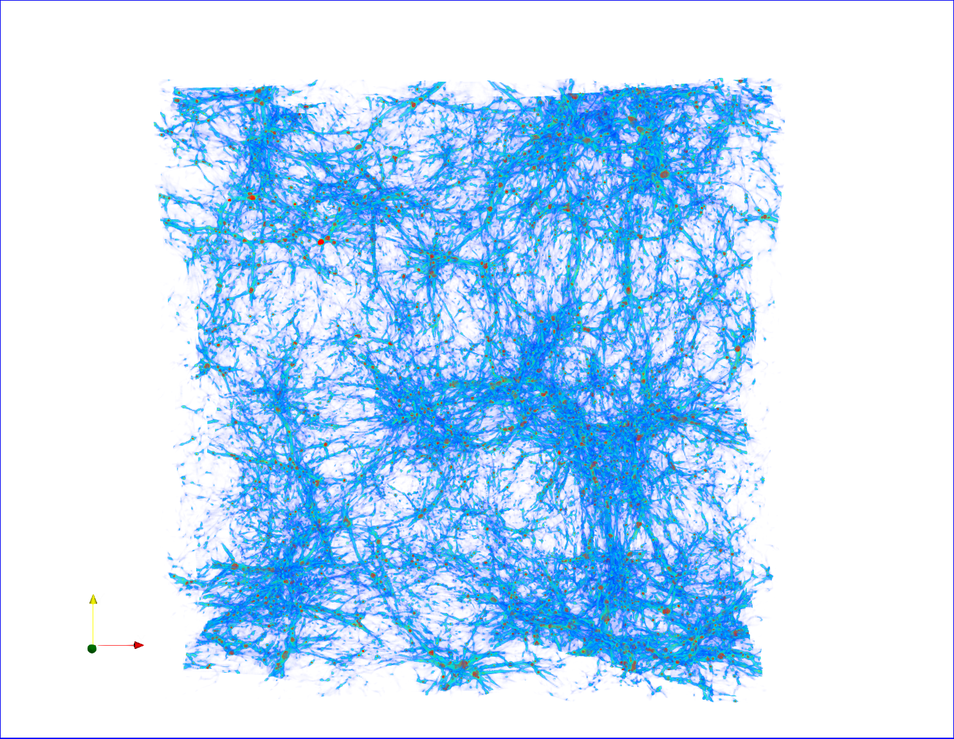
#> input picture project_libra/data/orig.png, 954 x 739 px, shrunk from 1483 x 1149 before the run, found by its file name
$ jupyter execute experiments.ipynb
#> lines starting #> are read from the running program, lines starting #| are printed output that depends on the picture
[cell 1]
import cv2
from skimage.metrics import structural_similarity as ssim

[cell 2]
import matplotlib.pyplot as plt

[cell 3]
img1_name = "/home/pascal/projects/project_libra/data/orig.png"
img2_name = "/home/pascal/projects/project_libra/data/compressed.png"

[cell 4]
im1 = cv2.imread(img1_name)
#> im1 is the input picture: shape (739, 954, 3); mean B, G, R 249.5, 221.7, 191
im2 = cv2.imread(img2_name)
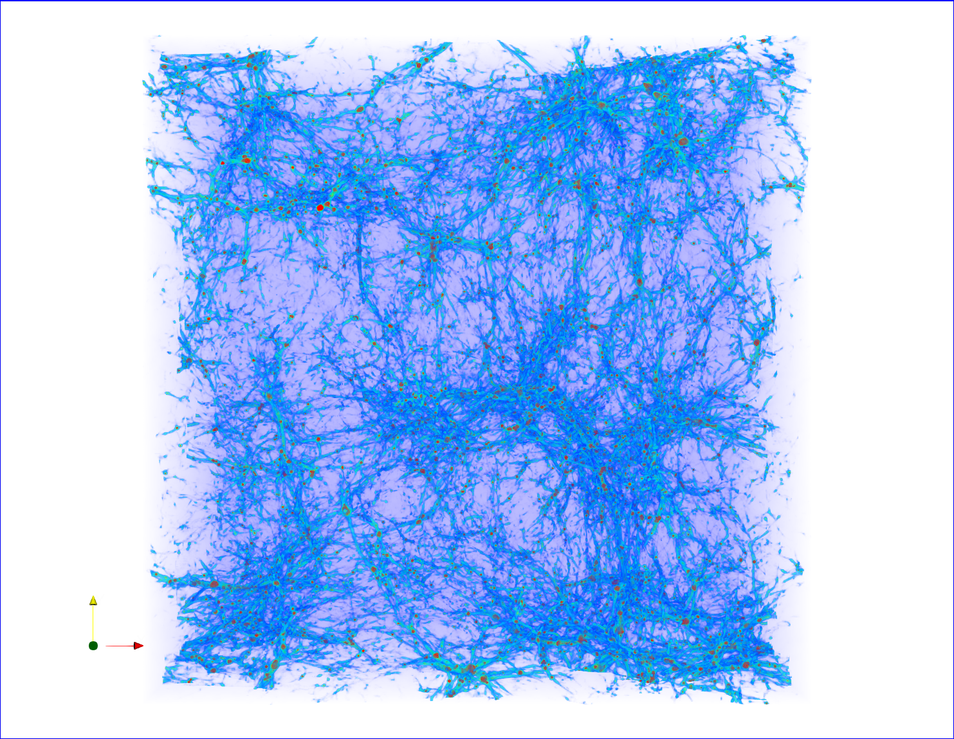
#> input picture project_libra/data/compressed.png, 954 x 739 px, shrunk from 1483 x 1149 before the run, found by its file name
#> im2 is the input picture: shape (739, 954, 3); mean B, G, R 249.2, 199, 167.6

[cell 5]
hsv_img1 = cv2.cvtColor(im1, cv2.COLOR_BGR2HSV)
#> hsv_img1: shape (739, 954, 3); mean H, S, V 55.8, 63.2, 250.4
hsv_img2 = cv2.cvtColor(im2, cv2.COLOR_BGR2HSV)
#> hsv_img2: shape (739, 954, 3); mean H, S, V 72.2, 86.5, 249.9

[cell 6]
plt.imshow(cv2.cvtColor(im1, cv2.COLOR_BGR2RGB))

[cell 7]
hsv_img1_split = cv2.split(hsv_img1)

[cell 8]
plt.imshow(cv2.cvtColor(hsv_img1_split[0], cv2.COLOR_BGR2RGB))
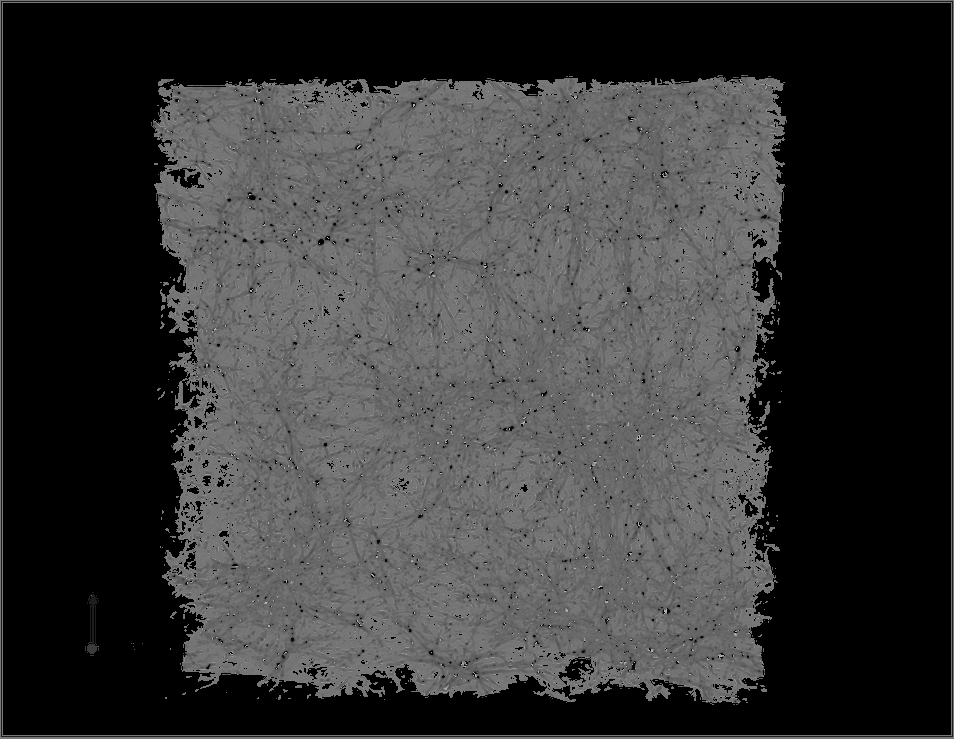
#> shown: shape (739, 954, 3); min 0, max 179, mean 55.8

[cell 9]
plt.imshow(cv2.cvtColor(hsv_img1_split[1], cv2.COLOR_BGR2RGB))
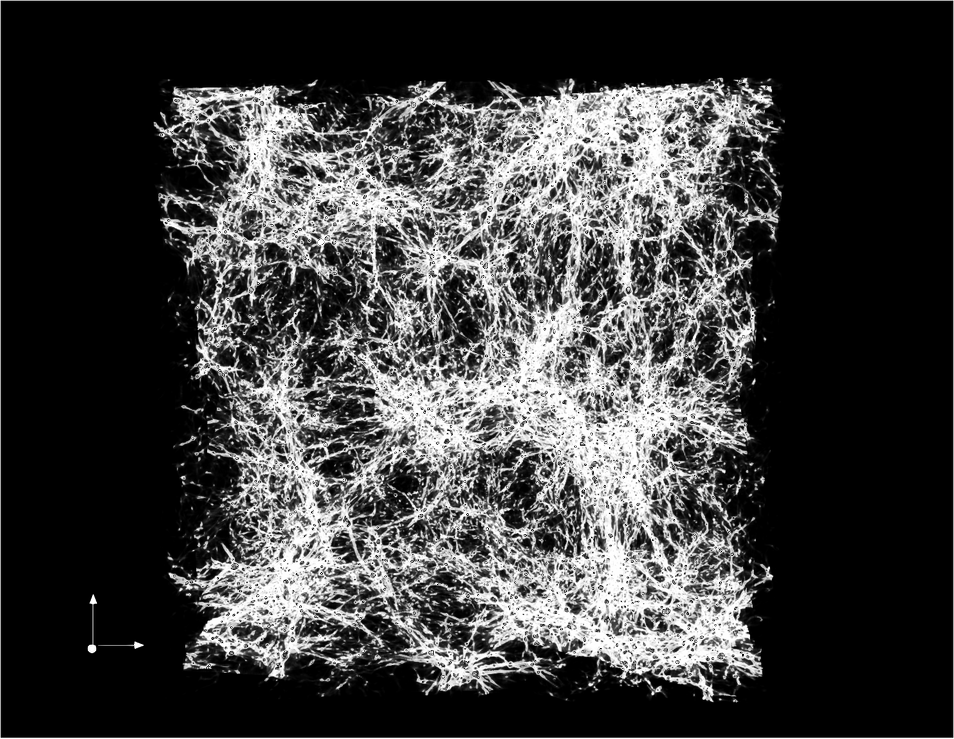
#> shown: shape (739, 954, 3); min 0, max 255, mean 63.2

[cell 10]
plt.imshow(cv2.cvtColor(hsv_img1_split[2], cv2.COLOR_BGR2RGB))
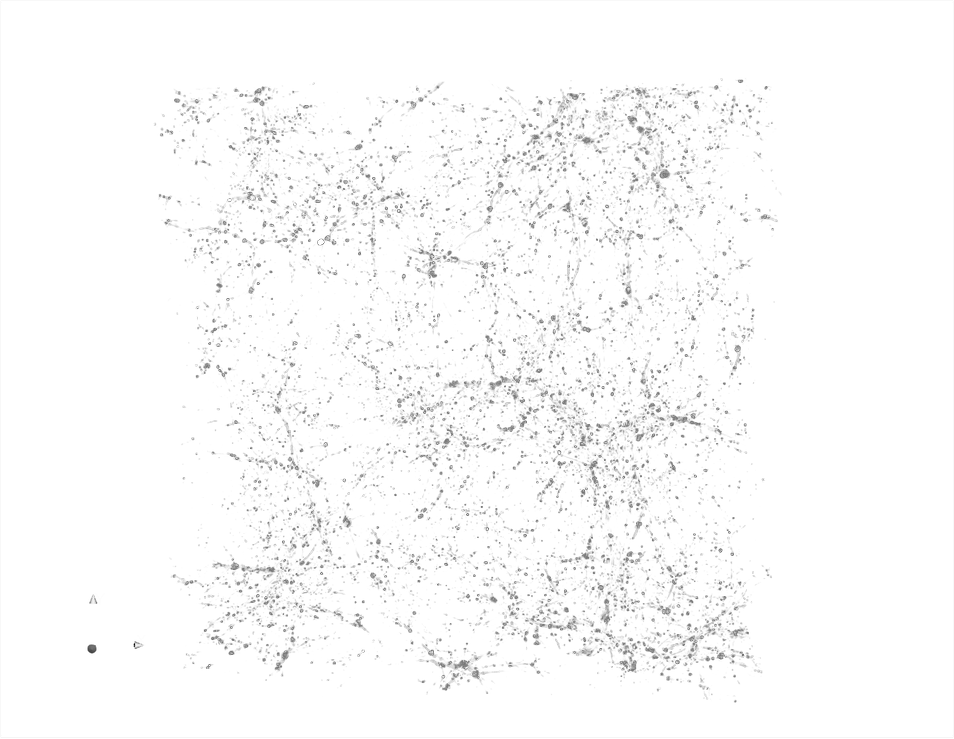
#> shown: shape (739, 954, 3); min 1, max 255, mean 250.4

[cell 11]
diff_img = cv2.subtract(im1, im2)
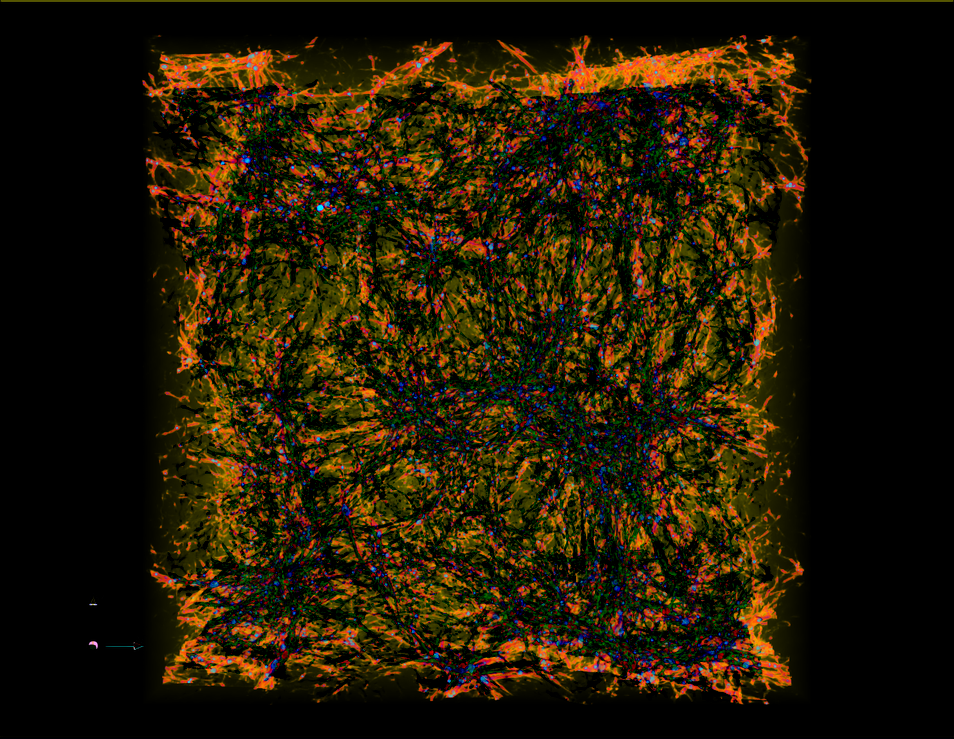
#> diff_img: shape (739, 954, 3); mean B, G, R 4.8, 25, 35.3

[cell 12]
plt.imshow(cv2.cvtColor(diff_img, cv2.COLOR_BGR2RGB))
